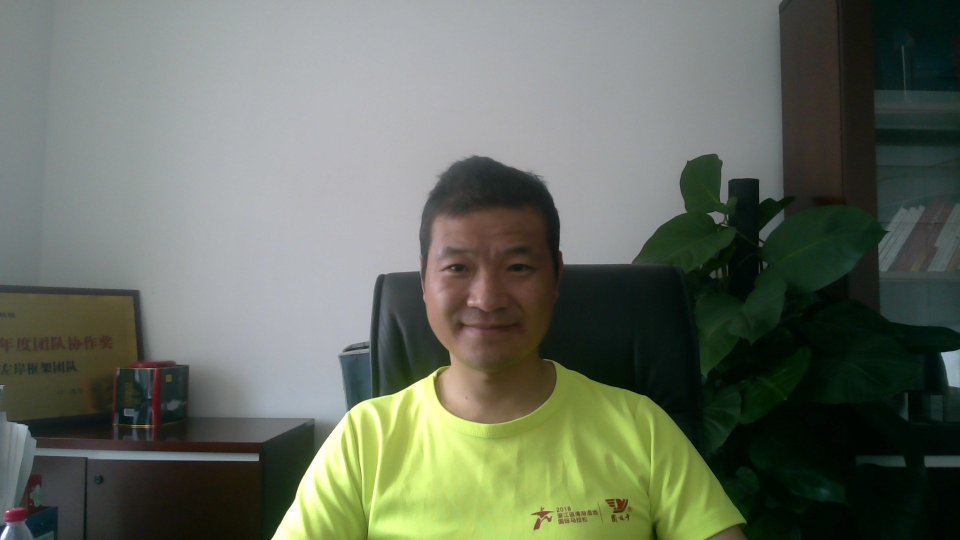
#> input picture test.jpg, 1920 x 1080 px (shown at 1/2 size)
$ python test_trans_time.py
#> lines starting #> are read from the running program, lines starting #| are printed output that depends on the picture
#!/user/bin/python3
# -*- codeing:utf-8 -*-
# Time : 2018/8/6 17:13
# Author : LiuShiHua
# Desc : 时间转换工具

import time

formatstr_ymdHMS = "%Y-%m-%d %H:%M:%S"
formatstr_ymdHM = "%Y-%m-%d %H:%M"
formatstr_ymd = "%Y-%m-%d"


# 返回样式 2018-05-06
# 传入样式 2018-05-06 12:22:23 或者 151512443.5656 或者 151512443
# time.localtime(timeRes) 获取float时间元祖
# time.strptime(timeRes, formatstr_ymdHMS) 获取“指定时间格式”的时间元祖
# time.strftime(formatstr_ymdHMS, 时间元祖) 时间元祖转“指定格式”的字符串
# 转换失败则返回原始值
# [60 lines left out: functions getDateStr_ymd, getDateStr_ymdHM, getDateStr_ymdHMS, getDateMillis, not called in this run]

import Image
from io import BytesIO

def thumbnail(filePath):
#> called with filePath = 'test.jpg'
    im = Image.open(filePath)
#> im is the input picture: PIL image 1920x1080 RGB; mean R, G, B 102.1, 109, 95.6
    im.thumbnail((40,40))
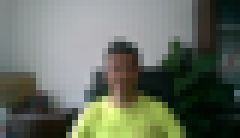
#> im: PIL image 40x23 RGB (shown 6 times larger); mean R, G, B 102.1, 109, 95.6
    print(im.format,im.size,im.mode)
#| JPEG (40, 23) RGB
    fp = BytesIO()
    im.save(fp, 'JPEG')
    buf = fp.getvalue()  #87505553
    print(buf)

thumbnail('test.jpg')
